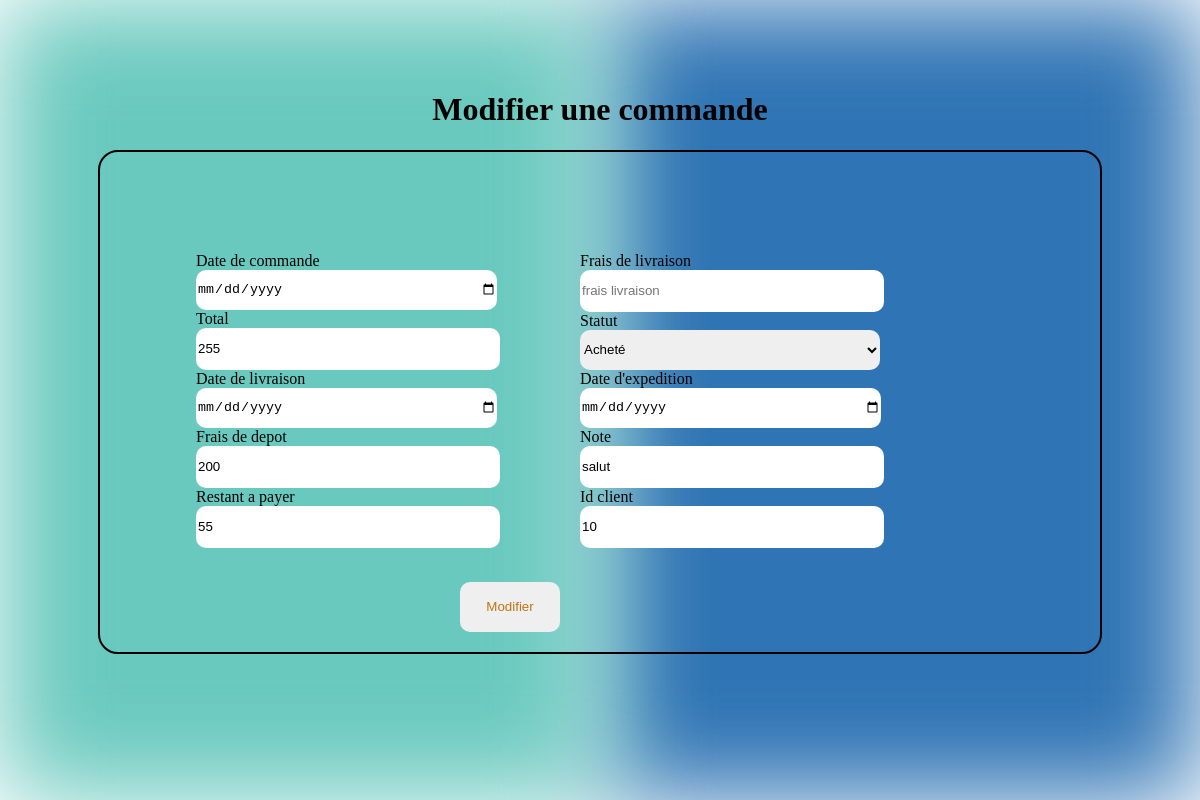
Page /index.php?action=form_modifier_fiche_commande&id_commande=1 on the committed database.
### tables this page shows
CREATE TABLE IF NOT EXISTS `commande` (
  `id_commande` int(11) NOT NULL AUTO_INCREMENT,
  `date_commande` timestamp NOT NULL DEFAULT CURRENT_TIMESTAMP,
  `total` float NOT NULL,
  `date_livraison` timestamp NOT NULL,
  `frais_depot` float NOT NULL,
  `restant_a_payer` float NOT NULL,
  `frais_livraison` float NOT NULL,
  `statut` enum('Acheté','Fini','Livré','Arrivé','Expédié','Emballé','Déja acheté') NOT NULL,
  `date_expedition` timestamp NOT NULL,
  `note` varchar(255) DEFAULT NULL,
  `id_client` int(11) NOT NULL,
  PRIMARY KEY (`id_commande`)
);

### src/controllers/commande/form_modifier_fiche_commande.php (called while the page is built)
<?php
class FormModifCommande {
    public function execute(int $id_commande) {
        $commandeRepo = new CommandeRepository();
        $commandeRepo->connection = new DatabaseConnection();
        $commande = $commandeRepo->getCommandById($id_commande);
        require('templates/commande/modifier_fiche_commande.php');
    }
}
?>

### src/lib/database.php (called while the page is built)
<?php
class DatabaseConnection
{
    public ?\PDO $database = null;
    public function getConnection(): \PDO
    {
        if ($this->database === null) {
            $this->database = new \PDO('mysql:host=localhost;dbname=conciergerie;charset=utf8', 'root', '');
        }
        return $this->database;
    }
}

### src/model/commande.php (called while the page is built, shortened)
<?php
require_once('src/lib/database.php');
class CommandeRepository
{
    public DatabaseConnection $connection;
    public function getCommandById(int $id_commande): Commande
    {
        $statement = $this->connection->getConnection()->prepare(
            "SELECT * FROM commande WHERE id_commande = ?"
        );
        $statement->execute([$id_commande]);
        $row = $statement->fetch();
        $commande = new Commande();
        $commande->id_commande = $row['id_commande'];
        $commande->date_commande = $row['date_commande'];
        $commande->total = $row['total'];
        $commande->date_livraison = $row['date_livraison'];
        $commande->frais_depot = $row['frais_depot'];
        $commande->restant_a_payer = $row['restant_a_payer'];
        $commande->frais_livraison = $row['frais_livraison'];
        $commande->statut = $row['statut'];
        $commande->date_expedition = $row['date_expedition'];
        $commande->note = $row['note'];
        $commande->id_client = $row['id_client'];
        return $commande;
    }
}

### templates/commande/modifier_fiche_commande.php (the view, shortened to what this page needs)
<?php require('./templates/autres/background.php') ?>
<h1 class="title">Modifier une commande</h1>
<div class="formulaire">
    <form action="index.php?action=modifier_fiche_commande&id_commande=<?= $commande->id_commande ?>" method="post">
        <div class="group-1">
            <label for="date">Date de commande</label></br>
            <input type="date" id="date_commande" name="date_commande" placeholder="date commande"  value="<?= $commande->date_commande ?>" required></br>
            <label for="total">Total</label></br>
            <input type="text" id="total" name="total" placeholder="total"  value="<?= $commande->total ?>" required></br>
            <label for="date">Date de livraison</label></br>
            <input type="date" id="date_livraison" name="date_livraison" placeholder="date livraison"  value="<?= $commande->date_livraison ?>" required></br>
            <label for="frais_depot">Frais de depot</label></br>
            <input type="text" id="frais_depot" name="frais_depot" placeholder="frais depot"  value="<?= $commande->frais_depot ?>" required></br>
            <label for="restant_a_payer">Restant a payer</label></br>
            <input type="text" id="restant_a_payer" name="restant_a_payer" placeholder="restant a payer"  value="<?= $commande->restant_a_payer ?>" required></br>
        </div>
        <div class="group-2">
            <label for="frais_livraison">Frais de livraison</label></br>
            <input type="text" id="frais_livraison" name="frais_livraison" placeholder="frais livraison" required></br>
            <label for="statut">Statut</label></br>
            <select id="statut" name="statut">
                <option value="Acheté">Acheté</option>
            </select> </br>
            <label for="date">Date d'expedition</label></br>
            <input type="date" id="date_expedition" name="date_expedition" placeholder="date expedition"  value="<?= $commande->date_expedition ?>" required></br>
            <label for="note">Note</label></br>
            <input type="text" id="note" name="note" placeholder="note"  value="<?= $commande->note ?>" required></br>
            <label for="id_client">Id client</label></br>
            <input type="text" id="id_client" name="id_client" placeholder="id client" value="<?= $commande->id_client ?>" required></br>
        </div>
        <input type="submit" class="bouttonCommande" value="Modifier">
    </form>
</div>
<?php require('./templates/autres/layout.php') ?>

### css/styles.css (style rules this page uses)
.title { position: relative; text-align: center; padding-top: 70px; color: black; }
.formulaire { border: 2px solid; width: 1000px; height: 500px; position: relative; margin-left: auto; margin-right: auto; border-radius: 20px; }
.group-1 { height: 325px; position: absolute; top: 100px; width: 500px; left: 8vw; display: block; }
.group-2 { height: 325px; position: absolute; top: 100px; width: 500px; left: 40vw; }
select, input { width: 300px; height: 40px; border-radius: 10px; border: none; }
.bouttonCommande { position: absolute; top: 430px; left: 30vw; width: 100px; height: 50px; color: rgb(192, 116, 23); }

### rows in the picture
commande: total "255", frais_depot "200", restant_a_payer "55", note "salut", id_client "10"
